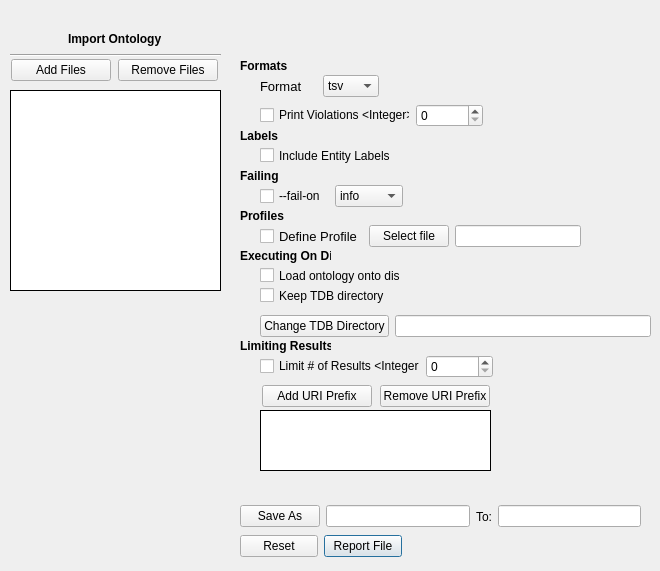
      <widget class="QWidget" name="Report">
       <attribute name="title">
        <string>Report</string>
       </attribute>
       <widget class="QWidget" name="layoutWidget_153">
        <property name="geometry">
         <rect>
          <x>240</x>
          <y>500</y>
          <width>401</width>
          <height>33</height>
         </rect>
        </property>
        <layout class="QHBoxLayout" name="horizontalLayout_171">
         <item>
          <widget class="QPushButton" name="reportSaveAs">
           <property name="focusPolicy">
            <enum>Qt::NoFocus</enum>
           </property>
           <property name="text">
            <string>Save As</string>
           </property>
          </widget>
         </item>
         <item>
          <widget class="QLineEdit" name="reportNameSave">
           <property name="focusPolicy">
            <enum>Qt::NoFocus</enum>
           </property>
           <property name="text">
            <string/>
           </property>
           <property name="alignment">
            <set>Qt::AlignLeading|Qt::AlignLeft|Qt::AlignVCenter</set>
           </property>
           <property name="dragEnabled">
            <bool>false</bool>
           </property>
           <property name="placeholderText">
            <string/>
           </property>
           <property name="clearButtonEnabled">
            <bool>false</bool>
           </property>
          </widget>
         </item>
         <item>
          <widget class="QLabel" name="label_93">
           <property name="text">
            <string>To:</string>
           </property>
           <property name="alignment">
            <set>Qt::AlignCenter</set>
           </property>
          </widget>
         </item>
         <item>
          <widget class="QLineEdit" name="reportSavePath">
           <property name="focusPolicy">
            <enum>Qt::NoFocus</enum>
           </property>
          </widget>
         </item>
        </layout>
       </widget>
       <widget class="QWidget" name="layoutWidget_154">
        <property name="geometry">
         <rect>
          <x>260</x>
          <y>70</y>
          <width>119</width>
          <height>32</height>
         </rect>
        </property>
        <layout class="QHBoxLayout" name="horizontalLayout_172">
         <item>
          <widget class="QLabel" name="label_94">
           <property name="font">
            <font>
             <family>Arial</family>
             <pointsize>10</pointsize>
             <bold>false</bold>
            </font>
           </property>
           <property name="text">
            <string>Format</string>
           </property>
          </widget>
         </item>
         <item>
          <widget class="QComboBox" name="reportFormat">
           <property name="focusPolicy">
            <enum>Qt::NoFocus</enum>
           </property>
           <item>
            <property name="text">
             <string>tsv</string>
            </property>
           </item>
           <item>
            <property name="text">
             <string>csv</string>
            </property>
           </item>
           <item>
            <property name="text">
             <string>html</string>
            </property>
           </item>
           <item>
            <property name="text">
             <string>yaml</string>
            </property>
           </item>
           <item>
            <property name="text">
             <string>json</string>
            </property>
           </item>
           <item>
            <property name="text">
             <string>xslx</string>
            </property>
           </item>
          </widget>
         </item>
        </layout>
       </widget>
       <widget class="QListWidget" name="reportFileNames">
        <property name="geometry">
         <rect>
          <x>10</x>
          <y>90</y>
          <width>211</width>
          <height>201</height>
         </rect>
        </property>
        <property name="focusPolicy">
         <enum>Qt::ClickFocus</enum>
        </property>
        <property name="frameShape">
         <enum>QFrame::Box</enum>
        </property>
        <property name="frameShadow">
         <enum>QFrame::Plain</enum>
        </property>
       </widget>
       <widget class="QWidget" name="layoutWidget_155">
        <property name="geometry">
         <rect>
          <x>10</x>
          <y>50</y>
          <width>211</width>
          <height>41</height>
         </rect>
        </property>
        <layout class="QHBoxLayout" name="horizontalLayout_173">
         <item>
          <widget class="QPushButton" name="reportAddFile">
           <property name="sizePolicy">
            <sizepolicy hsizetype="Ignored" vsizetype="Fixed">
             <horstretch>0</horstretch>
             <verstretch>0</verstretch>
            </sizepolicy>
           </property>
           <property name="minimumSize">
            <size>
             <width>100</width>
             <height>0</height>
            </size>
           </property>
           <property name="maximumSize">
            <size>
             <width>100</width>
             <height>16777215</height>
            </size>
           </property>
           <property name="focusPolicy">
            <enum>Qt::NoFocus</enum>
           </property>
           <property name="contextMenuPolicy">
            <enum>Qt::DefaultContextMenu</enum>
           </property>
           <property name="text">
            <string>Add Files</string>
           </property>
           <property name="default">
            <bool>false</bool>
           </property>
           <property name="flat">
            <bool>false</bool>
           </property>
          </widget>
         </item>
         <item>
          <widget class="QPushButton" name="reportRemoveFile">
           <property name="sizePolicy">
            <sizepolicy hsizetype="Ignored" vsizetype="Fixed">
             <horstretch>0</horstretch>
             <verstretch>0</verstretch>
            </sizepolicy>
           </property>
           <property name="minimumSize">
            <size>
             <width>100</width>
             <height>0</height>
            </size>
           </property>
           <property name="maximumSize">
            <size>
             <width>100</width>
             <height>16777215</height>
            </size>
           </property>
           <property name="focusPolicy">
            <enum>Qt::NoFocus</enum>
           </property>
           <property name="text">
            <string>Remove Files</string>
           </property>
          </widget>
         </item>
        </layout>
       </widget>
       <widget class="QWidget" name="layoutWidget_156">
        <property name="geometry">
         <rect>
          <x>240</x>
          <y>530</y>
          <width>162</width>
          <height>32</height>
         </rect>
        </property>
        <layout class="QHBoxLayout" name="horizontalLayout_174">
         <item>
          <widget class="QPushButton" name="reportReset">
           <property name="sizePolicy">
            <sizepolicy hsizetype="Expanding" vsizetype="Fixed">
             <horstretch>0</horstretch>
             <verstretch>0</verstretch>
            </sizepolicy>
           </property>
           <property name="maximumSize">
            <size>
             <width>150</width>
             <height>16777215</height>
            </size>
           </property>
           <property name="focusPolicy">
            <enum>Qt::NoFocus</enum>
           </property>
           <property name="text">
            <string>Reset</string>
           </property>
          </widget>
         </item>
         <item>
          <widget class="QPushButton" name="reportButton">
           <property name="sizePolicy">
            <sizepolicy hsizetype="Expanding" vsizetype="Fixed">
             <horstretch>0</horstretch>
             <verstretch>0</verstretch>
            </sizepolicy>
           </property>
           <property name="minimumSize">
            <size>
             <width>0</width>
             <height>0</height>
            </size>
           </property>
           <property name="maximumSize">
            <size>
             <width>150</width>
             <height>16777215</height>
            </size>
           </property>
           <property name="focusPolicy">
            <enum>Qt::NoFocus</enum>
           </property>
           <property name="autoFillBackground">
            <bool>false</bool>
           </property>
           <property name="text">
            <string>Report File</string>
           </property>
           <property name="autoDefault">
            <bool>false</bool>
           </property>
           <property name="default">
            <bool>true</bool>
           </property>
           <property name="flat">
            <bool>false</bool>
           </property>
          </widget>
         </item>
        </layout>
       </widget>
       <widget class="QLabel" name="label_95">
        <property name="geometry">
         <rect>
          <x>240</x>
          <y>50</y>
          <width>58</width>
          <height>31</height>
         </rect>
        </property>
        <property name="font">
         <font>
          <family>Arial</family>
          <pointsize>9</pointsize>
          <bold>true</bold>
         </font>
        </property>
        <property name="text">
         <string>Formats</string>
        </property>
       </widget>
       <widget class="QLabel" name="label_96">
        <property name="geometry">
         <rect>
          <x>240</x>
          <y>120</y>
          <width>58</width>
          <height>31</height>
         </rect>
        </property>
        <property name="font">
         <font>
          <family>Arial</family>
          <pointsize>9</pointsize>
          <bold>true</bold>
         </font>
        </property>
        <property name="text">
         <string>Labels</string>
        </property>
       </widget>
       <widget class="QLabel" name="label_97">
        <property name="geometry">
         <rect>
          <x>240</x>
          <y>160</y>
          <width>58</width>
          <height>31</height>
         </rect>
        </property>
        <property name="font">
         <font>
          <family>Arial</family>
          <pointsize>9</pointsize>
          <bold>true</bold>
         </font>
        </property>
        <property name="text">
         <string>Failing</string>
        </property>
       </widget>
       <widget class="QWidget" name="layoutWidget_157">
        <property name="geometry">
         <rect>
          <x>260</x>
          <y>180</y>
          <width>143</width>
          <height>33</height>
         </rect>
        </property>
        <layout class="QHBoxLayout" name="horizontalLayout_176">
         <item>
          <widget class="QCheckBox" name="failOn">
           <property name="focusPolicy">
            <enum>Qt::NoFocus</enum>
           </property>
           <property name="text">
            <string>--fail-on</string>
           </property>
          </widget>
         </item>
         <item>
          <widget class="QComboBox" name="failOnType">
           <property name="focusPolicy">
            <enum>Qt::NoFocus</enum>
           </property>
           <item>
            <property name="text">
             <string>info</string>
            </property>
           </item>
           <item>
            <property name="text">
             <string>warn</string>
            </property>
           </item>
           <item>
            <property name="text">
             <string>none</string>
            </property>
           </item>
          </widget>
         </item>
        </layout>
       </widget>
       <widget class="QLabel" name="label_98">
        <property name="geometry">
         <rect>
          <x>240</x>
          <y>200</y>
          <width>58</width>
          <height>31</height>
         </rect>
        </property>
        <property name="font">
         <font>
          <family>Arial</family>
          <pointsize>9</pointsize>
          <bold>true</bold>
         </font>
        </property>
        <property name="text">
         <string>Profiles</string>
        </property>
       </widget>
       <widget class="QWidget" name="layoutWidget_158">
        <property name="geometry">
         <rect>
          <x>260</x>
          <y>220</y>
          <width>321</width>
          <height>33</height>
         </rect>
        </property>
        <layout class="QHBoxLayout" name="horizontalLayout_177">
         <item>
          <widget class="QCheckBox" name="defineProfile">
           <property name="font">
            <font>
             <family>Arial</family>
             <pointsize>10</pointsize>
             <bold>false</bold>
            </font>
           </property>
           <property name="focusPolicy">
            <enum>Qt::NoFocus</enum>
           </property>
           <property name="text">
            <string>Define Profile</string>
           </property>
           <property name="checkable">
            <bool>true</bool>
           </property>
           <property name="checked">
            <bool>false</bool>
           </property>
           <property name="autoRepeat">
            <bool>false</bool>
           </property>
           <property name="autoExclusive">
            <bool>false</bool>
           </property>
           <property name="tristate">
            <bool>false</bool>
           </property>
          </widget>
         </item>
         <item>
          <widget class="QPushButton" name="defineProfileSave">
           <property name="text">
            <string>Select file</string>
           </property>
          </widget>
         </item>
         <item>
          <widget class="QLineEdit" name="defineProfileName">
           <property name="focusPolicy">
            <enum>Qt::NoFocus</enum>
           </property>
          </widget>
         </item>
        </layout>
       </widget>
       <widget class="QWidget" name="layoutWidget_159">
        <property name="geometry">
         <rect>
          <x>260</x>
          <y>310</y>
          <width>391</width>
          <height>33</height>
         </rect>
        </property>
        <layout class="QHBoxLayout" name="horizontalLayout_178">
         <item>
          <widget class="QPushButton" name="reportTDBDirectory">
           <property name="text">
            <string>Change TDB Directory</string>
           </property>
          </widget>
         </item>
         <item>
          <widget class="QLineEdit" name="reportTDBDirectoryName">
           <property name="focusPolicy">
            <enum>Qt::NoFocus</enum>
           </property>
           <property name="clearButtonEnabled">
            <bool>true</bool>
           </property>
          </widget>
         </item>
        </layout>
       </widget>
       <widget class="QLabel" name="label_99">
        <property name="geometry">
         <rect>
          <x>240</x>
          <y>240</y>
          <width>91</width>
          <height>31</height>
         </rect>
        </property>
        <property name="font">
         <font>
          <family>Arial</family>
          <pointsize>9</pointsize>
          <bold>true</bold>
         </font>
        </property>
        <property name="text">
         <string>Executing On Disk</string>
        </property>
       </widget>
       <widget class="QCheckBox" name="reportTDB">
        <property name="geometry">
         <rect>
          <x>260</x>
          <y>260</y>
          <width>141</width>
          <height>31</height>
         </rect>
        </property>
        <property name="focusPolicy">
         <enum>Qt::NoFocus</enum>
        </property>
        <property name="text">
         <string>Load ontology onto disk</string>
        </property>
        <property name="checkable">
         <bool>true</bool>
        </property>
        <property name="checked">
         <bool>false</bool>
        </property>
        <property name="autoRepeat">
         <bool>false</bool>
        </property>
        <property name="autoExclusive">
         <bool>false</bool>
        </property>
        <property name="tristate">
         <bool>false</bool>
        </property>
       </widget>
       <widget class="QCheckBox" name="reportKeepTDB">
        <property name="geometry">
         <rect>
          <x>260</x>
          <y>280</y>
          <width>141</width>
          <height>31</height>
         </rect>
        </property>
        <property name="focusPolicy">
         <enum>Qt::NoFocus</enum>
        </property>
        <property name="text">
         <string>Keep TDB directory</string>
        </property>
        <property name="checkable">
         <bool>true</bool>
        </property>
        <property name="checked">
         <bool>false</bool>
        </property>
        <property name="autoRepeat">
         <bool>false</bool>
        </property>
        <property name="autoExclusive">
         <bool>false</bool>
        </property>
        <property name="tristate">
         <bool>false</bool>
        </property>
       </widget>
       <widget class="QLabel" name="label_100">
        <property name="geometry">
         <rect>
          <x>240</x>
          <y>330</y>
          <width>91</width>
          <height>31</height>
         </rect>
        </property>
        <property name="font">
         <font>
          <family>Arial</family>
          <pointsize>9</pointsize>
          <bold>true</bold>
         </font>
        </property>
        <property name="text">
         <string>Limiting Results</string>
        </property>
       </widget>
       <widget class="QWidget" name="layoutWidget_314">
        <property name="geometry">
         <rect>
          <x>260</x>
          <y>380</y>
          <width>232</width>
          <height>32</height>
         </rect>
        </property>
        <layout class="QHBoxLayout" name="horizontalLayout_351">
         <item>
          <widget class="QPushButton" name="reportAddURI">
           <property name="sizePolicy">
            <sizepolicy hsizetype="Ignored" vsizetype="Fixed">
             <horstretch>0</horstretch>
             <verstretch>0</verstretch>
            </sizepolicy>
           </property>
           <property name="minimumSize">
            <size>
             <width>110</width>
             <height>0</height>
            </size>
           </property>
           <property name="maximumSize">
            <size>
             <width>110</width>
             <height>16777215</height>
            </size>
           </property>
           <property name="focusPolicy">
            <enum>Qt::NoFocus</enum>
           </property>
           <property name="contextMenuPolicy">
            <enum>Qt::DefaultContextMenu</enum>
           </property>
           <property name="text">
            <string>Add URI Prefix</string>
           </property>
           <property name="default">
            <bool>false</bool>
           </property>
           <property name="flat">
            <bool>false</bool>
           </property>
          </widget>
         </item>
         <item>
          <widget class="QPushButton" name="reportRemoveURI">
           <property name="sizePolicy">
            <sizepolicy hsizetype="Ignored" vsizetype="Fixed">
             <horstretch>0</horstretch>
             <verstretch>0</verstretch>
            </sizepolicy>
           </property>
           <property name="minimumSize">
            <size>
             <width>110</width>
             <height>0</height>
            </size>
           </property>
           <property name="maximumSize">
            <size>
             <width>110</width>
             <height>16777215</height>
            </size>
           </property>
           <property name="focusPolicy">
            <enum>Qt::NoFocus</enum>
           </property>
           <property name="text">
            <string>Remove URI Prefix</string>
           </property>
          </widget>
         </item>
        </layout>
       </widget>
       <widget class="QListWidget" name="reportURIName">
        <property name="geometry">
         <rect>
          <x>260</x>
          <y>410</y>
          <width>231</width>
          <height>61</height>
         </rect>
        </property>
        <property name="frameShape">
         <enum>QFrame::Box</enum>
        </property>
        <property name="frameShadow">
         <enum>QFrame::Plain</enum>
        </property>
       </widget>
       <widget class="QWidget" name="layoutWidget">
        <property name="geometry">
         <rect>
          <x>260</x>
          <y>100</y>
          <width>223</width>
          <height>31</height>
         </rect>
        </property>
        <layout class="QHBoxLayout" name="horizontalLayout_175">
         <item>
          <widget class="QCheckBox" name="violations">
           <property name="focusPolicy">
            <enum>Qt::NoFocus</enum>
           </property>
           <property name="text">
            <string>Print Violations &lt;Integer&gt;</string>
           </property>
          </widget>
         </item>
         <item>
          <widget class="QSpinBox" name="violationsNumber">
           <property name="focusPolicy">
            <enum>Qt::ClickFocus</enum>
           </property>
           <property name="maximum">
            <number>99999999</number>
           </property>
          </widget>
         </item>
        </layout>
       </widget>
       <widget class="QCheckBox" name="includeLabels">
        <property name="geometry">
         <rect>
          <x>260</x>
          <y>140</y>
          <width>131</width>
          <height>31</height>
         </rect>
        </property>
        <property name="focusPolicy">
         <enum>Qt::NoFocus</enum>
        </property>
        <property name="text">
         <string>Include Entity Labels</string>
        </property>
       </widget>
       <widget class="QWidget" name="layoutWidget">
        <property name="geometry">
         <rect>
          <x>260</x>
          <y>350</y>
          <width>233</width>
          <height>33</height>
         </rect>
        </property>
        <layout class="QHBoxLayout" name="horizontalLayout_179">
         <item>
          <widget class="QCheckBox" name="limit">
           <property name="focusPolicy">
            <enum>Qt::NoFocus</enum>
           </property>
           <property name="text">
            <string>Limit # of Results &lt;Integer&gt;</string>
           </property>
           <property name="checkable">
            <bool>true</bool>
           </property>
           <property name="checked">
            <bool>false</bool>
           </property>
           <property name="autoRepeat">
            <bool>false</bool>
           </property>
           <property name="autoExclusive">
            <bool>false</bool>
           </property>
           <property name="tristate">
            <bool>false</bool>
           </property>
          </widget>
         </item>
         <item>
          <widget class="QSpinBox" name="limitNumber">
           <property name="focusPolicy">
            <enum>Qt::ClickFocus</enum>
           </property>
           <property name="maximum">
            <number>99999999</number>
           </property>
          </widget>
         </item>
        </layout>
       </widget>
       <widget class="QWidget" name="">
        <property name="geometry">
         <rect>
          <x>10</x>
          <y>30</y>
          <width>211</width>
          <height>27</height>
         </rect>
        </property>
        <layout class="QVBoxLayout" name="verticalLayout_30">
         <item alignment="Qt::AlignHCenter">
          <widget class="QLabel" name="label_85">
           <property name="font">
            <font>
             <family>Arial</family>
             <pointsize>9</pointsize>
             <bold>true</bold>
            </font>
           </property>
           <property name="text">
            <string>Import Ontology</string>
           </property>
          </widget>
         </item>
         <item>
          <widget class="Line" name="line_23">
           <property name="orientation">
            <enum>Qt::Horizontal</enum>
           </property>
          </widget>
         </item>
        </layout>
       </widget>
      </widget>
